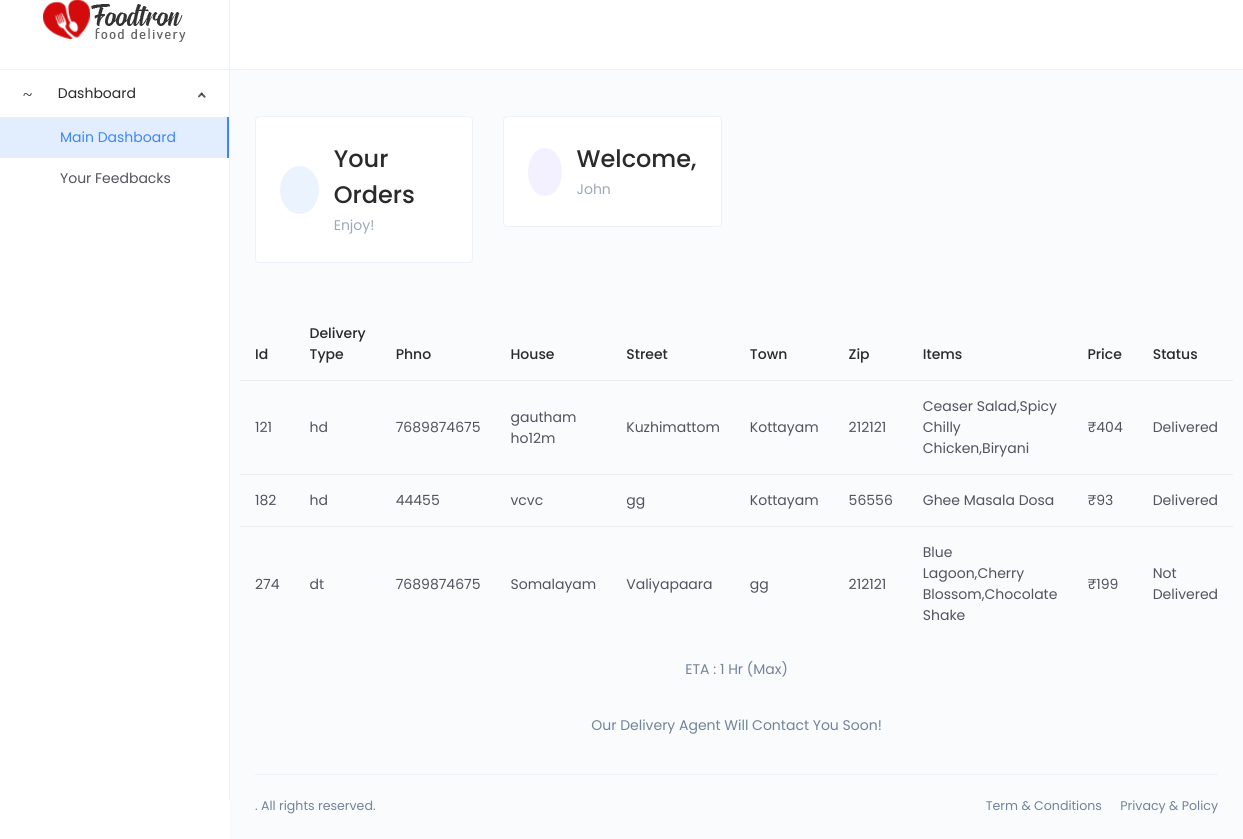
Page /admin/profile.php (signed in) on the committed database.
### tables this page shows
CREATE TABLE `orders` (
  `id` varchar(20) NOT NULL,
  `dtype` varchar(10) NOT NULL,
  `fname` varchar(20) NOT NULL,
  `lname` varchar(20) NOT NULL,
  `house` varchar(20) NOT NULL,
  `street` varchar(20) NOT NULL,
  `aptno` varchar(20) NOT NULL,
  `town` varchar(20) NOT NULL,
  `zip` varchar(20) NOT NULL,
  `email` varchar(20) NOT NULL,
  `phno` varchar(20) NOT NULL,
  `noc` varchar(20) NOT NULL,
  `cardtype` varchar(20) NOT NULL,
  `cardno` varchar(20) NOT NULL,
  `expmonth` varchar(20) NOT NULL,
  `expyear` varchar(20) NOT NULL,
  `cvv` varchar(5) NOT NULL,
  `prods` varchar(2000) NOT NULL,
  `payment` int(30) NOT NULL,
  `dstatus` varchar(2000) NOT NULL
);

### admin/profile.php (the view, shortened to what this page needs)
<!DOCTYPE html>
<html lang="en">
<head>
    <link href="assets/css/app.min.css" rel="stylesheet">
</head>
<body style="overflow-x:auto;">
    <div class="app">
        <div class="layout">
            <div class="header">
                <div class="logo logo-dark">
                    <a href="../index.php">
                        <img src="../images/logo/foody.png" alt="Logo">
                    </a>
                </div>
                <div class="nav-wrap">
                </div>
            </div>
            <div class="side-nav">
                <div class="side-nav-inner">
                    <ul class="side-nav-menu scrollable">
                        <li class="nav-item dropdown open">
                            <a class="dropdown-toggle" href="javascript:void(0);">
                                <span class="icon-holder">
                                    <i class="anticon anticon-dashboard"></i>
                                </span>
                                <span class="title">Dashboard</span>
                            </a>
                            <ul class="dropdown-menu">
                                <li class="active">
                                    <a href="profile.php">Main Dashboard</a>
                                </li>
                                <li class="">
                                    <a href="usrfeedback.php">Your Feedbacks</a>
                                </li>
                            </ul>
                        </li>
                    </ul>
                </div>
            </div>
            <div class="page-container">
                <div class="main-content">
                    <div class="row">
                        <div class="col-md-6 col-lg-3">
                            <div class="card">
                                <div class="card-body">
                                    <div class="media align-items-center">
                                        <div class="avatar avatar-icon avatar-lg avatar-blue">
                                            <i class="anticon anticon-dollar"></i>
                                        </div>
                                        <div class="m-l-15">
                                            <h2 class="m-b-0">Your Orders</h2>
                                            <p class="m-b-0 text-muted">Enjoy!</p>
                                        </div>
                                    </div>
                                </div>
                            </div>
                        </div>
                        <div class="col-md-6 col-lg-3">
                            <div class="card">
                                <div class="card-body">
                                    <div class="media align-items-center">
                                        <div class="avatar avatar-icon avatar-lg avatar-purple">
                                            <i class="anticon anticon-user"></i>
                                        </div>
                                        <div class="m-l-15">
                                            <h2 class="m-b-0">Welcome,</h2>
                                            <p class="m-b-0 text-muted"><?php echo $_SESSION['sess'];?></p>
                                        </div>
                                    </div>
                                </div>
                            </div>
                        </div>
                        <div class="m-t-25">
                            <table id="data-table" class="table">
                                <thead>
                                    <tr>
                                        <th>Id</th>
                                        <th>Delivery Type</th>
                                        <th>Phno</th>
                                        <th>House</th>
                                        <th>Street</th>
                                        <th>Town</th>
                                        <th>Zip</th>
                                        <th>Items</th>
                                        <th>Price</th>
                                        <th>Status</th>
                                    </tr>
                                </thead>
                                <tbody>
                                    <?php
                                    require('../php/connection.php');
                                    $chk = $_SESSION['sess'];
                                    $records = mysqli_query($conn, "SELECT * FROM orders WHERE fname='$chk'");
                                    while ($records1 = mysqli_fetch_assoc($records)) {
                                        echo '<tr>';
                                        echo '<td>' . $records1["id"] . '</td>';
                                        echo '<td>' . $records1["dtype"] . '</td>';
                                        echo '<td>' . $records1["phno"] . '</td>';
                                        echo '<td>' . $records1["house"] . '</td>';
                                        echo '<td>' . $records1["street"] . '</td>';
                                        echo '<td>' . $records1["town"] . '</td>';
                                        echo '<td>' . $records1["zip"] . '</td>';
                                        echo '<td>' . $records1["prods"] . '</td>';
                                        echo '<td>' .'₹'. $records1["payment"] . '</td>';
                                        echo '<td>' . $records1["dstatus"] . '</td>';
                                        echo '</tr>';
                                    }
                                    ?>
                                </tbody>
                            </table>
                            <p align="center">ETA : 1 Hr (Max)</p> <br>
                            <p align="center">Our Delivery Agent Will Contact You Soon!</p>
                        </div>
                    </div>
                </div>
                <footer class="footer">
                    <div class="footer-content">
                        <p class="m-b-0">. All rights reserved.</p>
                        <span>
                            <a href="" class="text-gray m-r-15">Term &amp; Conditions</a>
                            <a href="" class="text-gray">Privacy &amp; Policy</a>
                        </span>
                    </div>
                </footer>
            </div>
        </div>
    </div>
</body>
</html>

### rows in the picture
orders: id "121", dtype "hd", phno "7689874675", house "gautham ho12m", street "Kuzhimattom", town "Kottayam", zip "212121", prods "Ceaser Salad,Spicy Chilly Chicken,Biryani", payment "404", dstatus "Delivered"
orders: id "182", dtype "hd", phno "44455", house "vcvc", street "gg", town "Kottayam", zip "56556", prods "Ghee Masala Dosa", payment "93", dstatus "Delivered"
orders: id "274", dtype "dt", phno "7689874675", house "Somalayam", street "Valiyapaara", town "gg", zip "212121", prods "Blue Lagoon,Cherry Blossom,Chocolate Shake", payment "199", dstatus "Not Delivered"

### other values in the picture
$_SESSION['sess'] "John"
